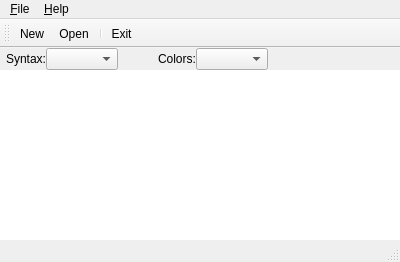
<ui version="4.0" >
 <author></author>
 <comment></comment>
 <exportmacro></exportmacro>
 <class>MainWindow2</class>
 <widget class="QMainWindow" name="MainWindow2" >
  <property name="geometry" >
   <rect>
    <x>0</x>
    <y>0</y>
    <width>400</width>
    <height>262</height>
   </rect>
  </property>
  <property name="windowTitle" >
   <string>MainWindow</string>
  </property>
  <widget class="QWidget" name="centralwidget" >
   <layout class="QVBoxLayout" >
    <property name="margin" >
     <number>0</number>
    </property>
    <property name="spacing" >
     <number>0</number>
    </property>
    <item>
     <widget class="QWidget" name="widget" >
      <layout class="QHBoxLayout" >
       <property name="margin" >
        <number>0</number>
       </property>
       <property name="spacing" >
        <number>0</number>
       </property>
       <item>
        <spacer>
         <property name="orientation" >
          <enum>Qt::Horizontal</enum>
         </property>
         <property name="sizeType" >
          <enum>QSizePolicy::Minimum</enum>
         </property>
         <property name="sizeHint" >
          <size>
           <width>6</width>
           <height>20</height>
          </size>
         </property>
        </spacer>
       </item>
       <item>
        <widget class="QLabel" name="label" >
         <property name="text" >
          <string>Syntax:</string>
         </property>
        </widget>
       </item>
       <item>
        <widget class="QComboBox" name="comboBox_syntax" >
         <property name="sizeAdjustPolicy" >
          <enum>QComboBox::AdjustToContents</enum>
         </property>
        </widget>
       </item>
       <item>
        <spacer>
         <property name="orientation" >
          <enum>Qt::Horizontal</enum>
         </property>
         <property name="sizeType" >
          <enum>QSizePolicy::Minimum</enum>
         </property>
         <property name="sizeHint" >
          <size>
           <width>40</width>
           <height>20</height>
          </size>
         </property>
        </spacer>
       </item>
       <item>
        <widget class="QLabel" name="label_2" >
         <property name="text" >
          <string>Colors:</string>
         </property>
        </widget>
       </item>
       <item>
        <widget class="QComboBox" name="comboBox_colors" >
         <property name="sizeAdjustPolicy" >
          <enum>QComboBox::AdjustToContents</enum>
         </property>
        </widget>
       </item>
       <item>
        <spacer>
         <property name="orientation" >
          <enum>Qt::Horizontal</enum>
         </property>
         <property name="sizeHint" >
          <size>
           <width>40</width>
           <height>20</height>
          </size>
         </property>
        </spacer>
       </item>
      </layout>
     </widget>
    </item>
    <item>
     <widget class="QPlainTextEdit" name="textEdit" >
      <property name="font" >
       <font>
        <family>FreeMono</family>
        <pointsize>10</pointsize>
        <weight>50</weight>
        <italic>false</italic>
        <bold>false</bold>
        <underline>false</underline>
        <strikeout>false</strikeout>
       </font>
      </property>
      <property name="frameShape" >
       <enum>QFrame::NoFrame</enum>
      </property>
      <property name="lineWidth" >
       <number>0</number>
      </property>
     </widget>
    </item>
   </layout>
  </widget>
  <widget class="QMenuBar" name="menubar" >
   <property name="geometry" >
    <rect>
     <x>0</x>
     <y>0</y>
     <width>400</width>
     <height>35</height>
    </rect>
   </property>
   <widget class="QMenu" name="menu_File" >
    <property name="title" >
     <string>&amp;File</string>
    </property>
    <addaction name="action_New" />
    <addaction name="action_Open" />
    <addaction name="separator" />
    <addaction name="actionE_xit" />
   </widget>
   <widget class="QMenu" name="menu_Help" >
    <property name="title" >
     <string>&amp;Help</string>
    </property>
    <addaction name="action_About" />
    <addaction name="actionAbout_Qt" />
   </widget>
   <addaction name="menu_File" />
   <addaction name="menu_Help" />
  </widget>
  <widget class="QStatusBar" name="statusbar" />
  <widget class="QToolBar" name="toolBar" >
   <property name="orientation" >
    <enum>Qt::Horizontal</enum>
   </property>
   <attribute name="toolBarArea" >
    <number>4</number>
   </attribute>
   <addaction name="action_New" />
   <addaction name="action_Open" />
   <addaction name="separator" />
   <addaction name="actionE_xit" />
  </widget>
  <action name="action_About" >
   <property name="text" >
    <string>&amp;About</string>
   </property>
  </action>
  <action name="actionAbout_Qt" >
   <property name="text" >
    <string>About &amp;Qt</string>
   </property>
  </action>
  <action name="action_New" >
   <property name="text" >
    <string>&amp;New</string>
   </property>
  </action>
  <action name="action_Open" >
   <property name="text" >
    <string>&amp;Open...</string>
   </property>
  </action>
  <action name="actionE_xit" >
   <property name="text" >
    <string>E&amp;xit</string>
   </property>
  </action>
 </widget>
 <layoutdefault spacing="0" margin="0" />
 <pixmapfunction></pixmapfunction>
 <resources/>
 <connections/>
</ui>
